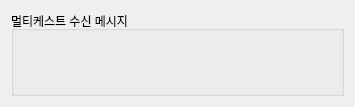
<?xml version="1.0" encoding="UTF-8"?>
<ui version="4.0">
 <class>Widget</class>
 <widget class="QWidget" name="Widget">
  <property name="geometry">
   <rect>
    <x>0</x>
    <y>0</y>
    <width>355</width>
    <height>107</height>
   </rect>
  </property>
  <property name="windowTitle">
   <string>Widget</string>
  </property>
  <layout class="QVBoxLayout" name="verticalLayout">
   <item>
    <widget class="QGroupBox" name="groupBox">
     <property name="title">
      <string>멀티케스트 수신 메시지</string>
     </property>
     <layout class="QVBoxLayout" name="verticalLayout_2">
      <item>
       <widget class="QLabel" name="recvMsg">
        <property name="text">
         <string/>
        </property>
       </widget>
      </item>
     </layout>
    </widget>
   </item>
  </layout>
 </widget>
 <layoutdefault spacing="6" margin="11"/>
 <resources/>
 <connections/>
</ui>
